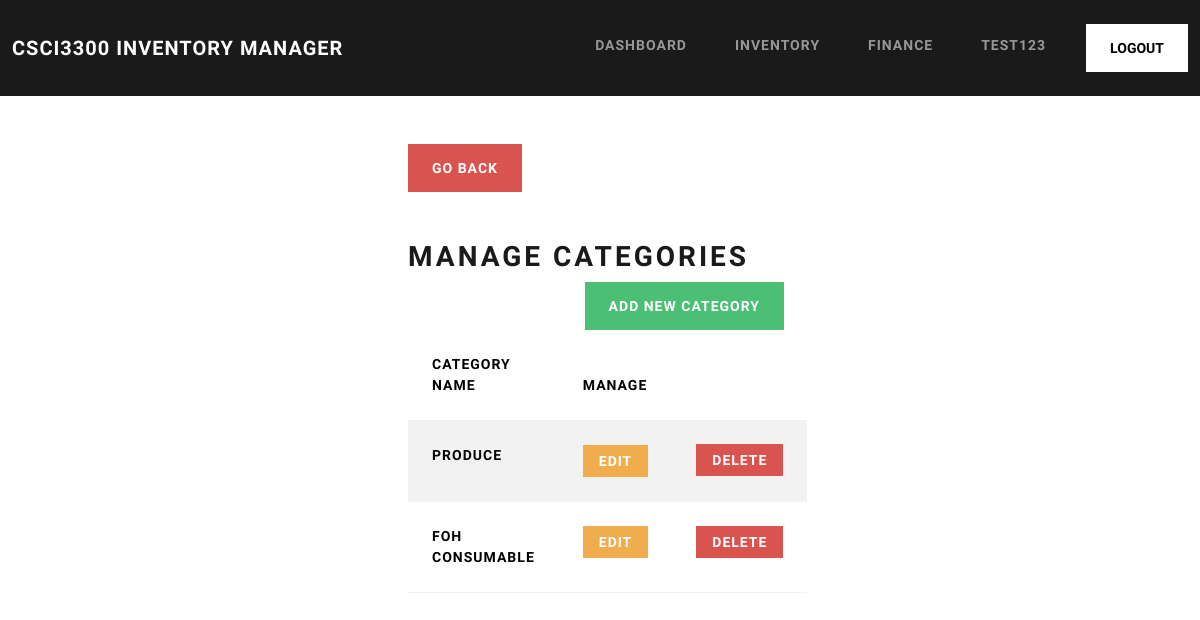
The page /manage-category/ (signed in) on the database as committed earlier.
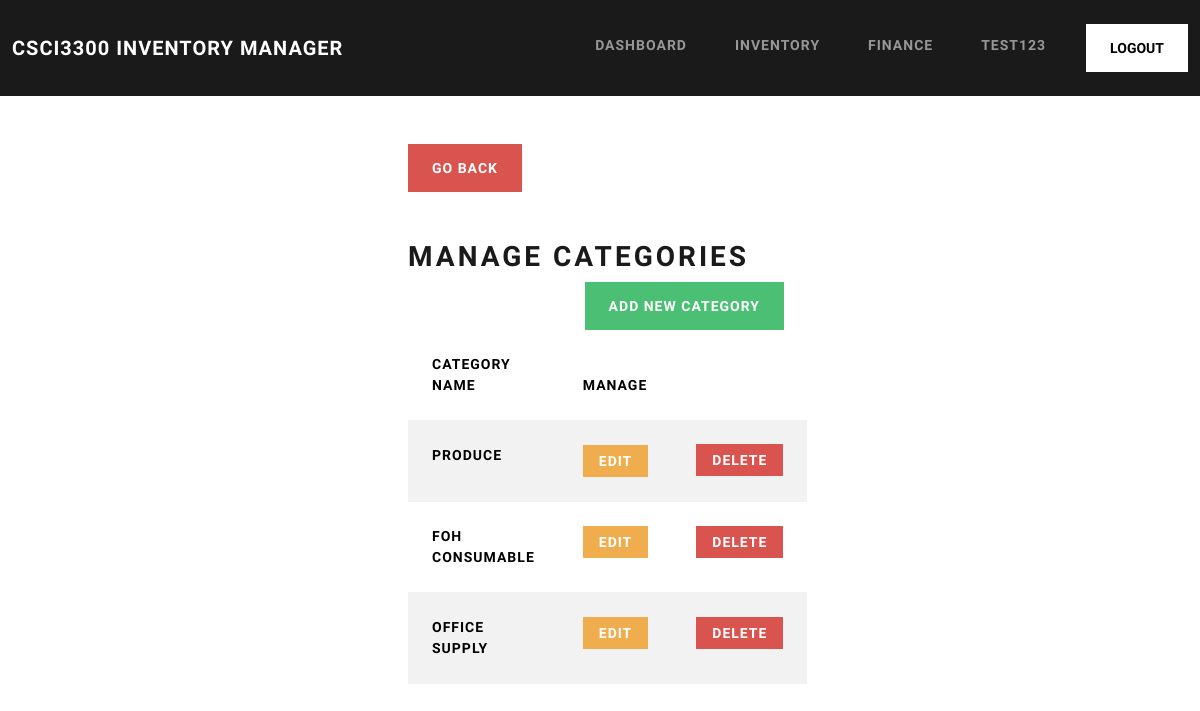
The same page on the database as committed later.
### inventory/models.py (models this page shows, shortened)
class Category(models.Model):
	name = models.CharField(max_length=100)
	verbose_name = 'category'
	verbose_name_plural = 'categories'

### inventory/views.py (the view)
# urls.py: path('manage-category/', ManageCategory.as_view(), name='manage-category'),
class ManageCategory(LoginRequiredMixin, ListView):
	model = Category
	template_name = 'inventory/manage-category.html'
	context_object_name = 'categories'

### inventory/templates/inventory/manage-category.html
{% extends 'inventory/base.html' %}
{% load crispy_forms_tags %}
{% block content %}
<div class="row">
	<div class="col-11 col-md-4 mx-auto mt-5">
		<div class="">
			<a class="text-white btn btn-danger" style="text-decoration: none;" href="{% url 'inventory' %}">Go Back</a>
		</div>
		<h2 class="mt-5" >Manage Categories</h2>
		<div class="d-flex justify-content-end">
			<a href="{% url 'add-category' %}" class="btn btn-success mx-2">Add New Category</a>
		</div>
		<table class="table table-hover table-striped">
			<thead>
				<th scope="col">Category Name</th>
				<th scope="col">Manage</th>
			</thead>
			<tbody>
				{% for category in categories %}
					<tr>
						<th scope="col">{{ category.name }}</th>
						<td scope="col"><a class="btn btn-warning px-3 py-1" href="{% url 'edit-category' category.id %}">Edit</a></td>
						<td scope="col"><a class="btn btn-danger px-3 py-1" href="{% url 'delete-category' category.id %}">Delete</a></td>
					</tr>
				{% endfor %}
			</tbody>
		</table>
	</div>
</div>
{% endblock content %}

Rows that differ between the two databases and show on the page:
added Category: name "OFFICE SUPPLY"
